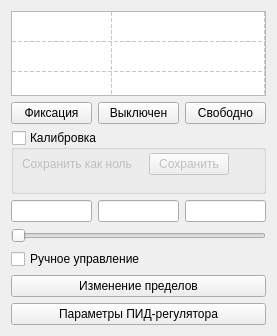
<?xml version="1.0" encoding="UTF-8"?>
<ui version="4.0">
 <class>JointControlWidget</class>
 <widget class="QWidget" name="JointControlWidget">
  <property name="geometry">
   <rect>
    <x>0</x>
    <y>0</y>
    <width>277</width>
    <height>336</height>
   </rect>
  </property>
  <property name="sizePolicy">
   <sizepolicy hsizetype="Ignored" vsizetype="Fixed">
    <horstretch>0</horstretch>
    <verstretch>0</verstretch>
   </sizepolicy>
  </property>
  <property name="minimumSize">
   <size>
    <width>0</width>
    <height>0</height>
   </size>
  </property>
  <property name="maximumSize">
   <size>
    <width>277</width>
    <height>16777215</height>
   </size>
  </property>
  <property name="windowTitle">
   <string>Form</string>
  </property>
  <layout class="QVBoxLayout" name="verticalLayout">
   <item>
    <widget class="QTableWidget" name="tableWidget">
     <property name="sizePolicy">
      <sizepolicy hsizetype="Expanding" vsizetype="Fixed">
       <horstretch>0</horstretch>
       <verstretch>0</verstretch>
      </sizepolicy>
     </property>
     <property name="minimumSize">
      <size>
       <width>200</width>
       <height>85</height>
      </size>
     </property>
     <property name="maximumSize">
      <size>
       <width>280</width>
       <height>85</height>
      </size>
     </property>
     <property name="verticalScrollBarPolicy">
      <enum>Qt::ScrollBarAlwaysOff</enum>
     </property>
     <property name="horizontalScrollBarPolicy">
      <enum>Qt::ScrollBarAlwaysOff</enum>
     </property>
     <property name="tabKeyNavigation">
      <bool>false</bool>
     </property>
     <property name="showDropIndicator" stdset="0">
      <bool>false</bool>
     </property>
     <property name="dragDropOverwriteMode">
      <bool>false</bool>
     </property>
     <property name="selectionMode">
      <enum>QAbstractItemView::NoSelection</enum>
     </property>
     <property name="selectionBehavior">
      <enum>QAbstractItemView::SelectRows</enum>
     </property>
     <property name="gridStyle">
      <enum>Qt::DashLine</enum>
     </property>
     <property name="wordWrap">
      <bool>false</bool>
     </property>
     <property name="rowCount">
      <number>4</number>
     </property>
     <property name="columnCount">
      <number>2</number>
     </property>
     <attribute name="horizontalHeaderVisible">
      <bool>false</bool>
     </attribute>
     <attribute name="horizontalHeaderHighlightSections">
      <bool>false</bool>
     </attribute>
     <attribute name="horizontalHeaderStretchLastSection">
      <bool>true</bool>
     </attribute>
     <attribute name="verticalHeaderVisible">
      <bool>false</bool>
     </attribute>
     <attribute name="verticalHeaderHighlightSections">
      <bool>false</bool>
     </attribute>
     <attribute name="verticalHeaderStretchLastSection">
      <bool>true</bool>
     </attribute>
     <row/>
     <row/>
     <row/>
     <row/>
     <column/>
     <column/>
    </widget>
   </item>
   <item>
    <layout class="QHBoxLayout" name="horizontalLayout_2">
     <item>
      <widget class="QPushButton" name="ButtonSTOP">
       <property name="text">
        <string>Фиксация</string>
       </property>
       <property name="checkable">
        <bool>false</bool>
       </property>
      </widget>
     </item>
     <item>
      <widget class="QPushButton" name="ButtonBRAKE">
       <property name="text">
        <string>Выключен</string>
       </property>
      </widget>
     </item>
     <item>
      <widget class="QPushButton" name="ButtonRELAX">
       <property name="text">
        <string>Свободно</string>
       </property>
      </widget>
     </item>
    </layout>
   </item>
   <item>
    <layout class="QVBoxLayout" name="verticalLayout_2">
     <property name="sizeConstraint">
      <enum>QLayout::SetNoConstraint</enum>
     </property>
     <item>
      <widget class="QGroupBox" name="groupBoxCalibration">
       <property name="enabled">
        <bool>true</bool>
       </property>
       <property name="sizePolicy">
        <sizepolicy hsizetype="Preferred" vsizetype="Expanding">
         <horstretch>0</horstretch>
         <verstretch>0</verstretch>
        </sizepolicy>
       </property>
       <property name="minimumSize">
        <size>
         <width>0</width>
         <height>60</height>
        </size>
       </property>
       <property name="title">
        <string>Калибровка</string>
       </property>
       <property name="checkable">
        <bool>true</bool>
       </property>
       <property name="checked">
        <bool>false</bool>
       </property>
       <widget class="QWidget" name="layoutWidget">
        <property name="geometry">
         <rect>
          <x>10</x>
          <y>20</y>
          <width>211</width>
          <height>28</height>
         </rect>
        </property>
        <layout class="QHBoxLayout" name="horizontalLayout">
         <property name="sizeConstraint">
          <enum>QLayout::SetNoConstraint</enum>
         </property>
         <item>
          <widget class="QLabel" name="label_10">
           <property name="sizePolicy">
            <sizepolicy hsizetype="Fixed" vsizetype="Fixed">
             <horstretch>0</horstretch>
             <verstretch>0</verstretch>
            </sizepolicy>
           </property>
           <property name="minimumSize">
            <size>
             <width>120</width>
             <height>0</height>
            </size>
           </property>
           <property name="text">
            <string>&lt;html&gt;&lt;head/&gt;&lt;body&gt;&lt;p align=&quot;justify&quot;&gt;Сохранить как ноль&lt;/p&gt;&lt;/body&gt;&lt;/html&gt;</string>
           </property>
           <property name="scaledContents">
            <bool>false</bool>
           </property>
           <property name="alignment">
            <set>Qt::AlignLeading|Qt::AlignLeft|Qt::AlignTop</set>
           </property>
           <property name="wordWrap">
            <bool>true</bool>
           </property>
          </widget>
         </item>
         <item>
          <widget class="QPushButton" name="ButtonSaveZero">
           <property name="sizePolicy">
            <sizepolicy hsizetype="Fixed" vsizetype="Fixed">
             <horstretch>0</horstretch>
             <verstretch>0</verstretch>
            </sizepolicy>
           </property>
           <property name="text">
            <string>Сохранить</string>
           </property>
          </widget>
         </item>
        </layout>
       </widget>
      </widget>
     </item>
    </layout>
   </item>
   <item>
    <layout class="QHBoxLayout" name="horizontalLayout_3">
     <property name="sizeConstraint">
      <enum>QLayout::SetDefaultConstraint</enum>
     </property>
     <item>
      <widget class="QLineEdit" name="lineMinAngle">
       <property name="alignment">
        <set>Qt::AlignCenter</set>
       </property>
       <property name="readOnly">
        <bool>true</bool>
       </property>
      </widget>
     </item>
     <item>
      <widget class="QLineEdit" name="lineCurrentAngle">
       <property name="alignment">
        <set>Qt::AlignCenter</set>
       </property>
       <property name="readOnly">
        <bool>true</bool>
       </property>
      </widget>
     </item>
     <item>
      <widget class="QLineEdit" name="lineMaxAngle">
       <property name="alignment">
        <set>Qt::AlignCenter</set>
       </property>
       <property name="readOnly">
        <bool>true</bool>
       </property>
      </widget>
     </item>
    </layout>
   </item>
   <item>
    <layout class="QVBoxLayout" name="verticalLayout_3">
     <item>
      <widget class="QSlider" name="SliderAngle">
       <property name="orientation">
        <enum>Qt::Horizontal</enum>
       </property>
      </widget>
     </item>
     <item>
      <widget class="QCheckBox" name="checkBoxTrace">
       <property name="text">
        <string>Ручное управление</string>
       </property>
      </widget>
     </item>
    </layout>
   </item>
   <item>
    <widget class="QPushButton" name="pushButton">
     <property name="text">
      <string>Изменение пределов</string>
     </property>
    </widget>
   </item>
   <item>
    <widget class="QPushButton" name="pushButton_2">
     <property name="text">
      <string>Параметры ПИД-регулятора</string>
     </property>
    </widget>
   </item>
  </layout>
 </widget>
 <resources/>
 <connections/>
</ui>
